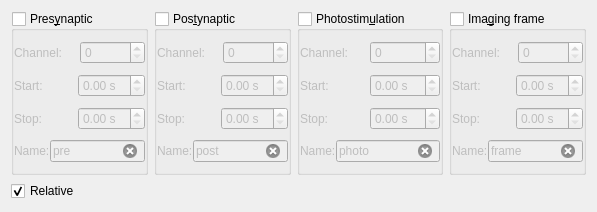
<?xml version="1.0" encoding="UTF-8"?>
<ui version="4.0">
 <class>TriggerDetectWidget</class>
 <widget class="QWidget" name="TriggerDetectWidget">
  <property name="geometry">
   <rect>
    <x>0</x>
    <y>0</y>
    <width>597</width>
    <height>212</height>
   </rect>
  </property>
  <property name="windowTitle">
   <string>TriggerDetectWidget</string>
  </property>
  <property name="toolTip">
   <string>Trigger Detection Widget</string>
  </property>
  <property name="statusTip">
   <string>Trigger Detection Widget</string>
  </property>
  <property name="whatsThis">
   <string>Trigger Detection Widget</string>
  </property>
  <layout class="QGridLayout" name="gridLayout">
   <item row="0" column="0">
    <layout class="QHBoxLayout" name="horizontalLayout">
     <item>
      <widget class="QGroupBox" name="presynGroupBox">
       <property name="toolTip">
        <string>Triggers for presynaptic simulation</string>
       </property>
       <property name="statusTip">
        <string>Triggers for presynaptic simulation</string>
       </property>
       <property name="whatsThis">
        <string>&lt;html&gt;&lt;head/&gt;&lt;body&gt;&lt;p&gt;Triggers for presynaptic simulation via simulation (extracellular) electrodes.&lt;/p&gt;&lt;/body&gt;&lt;/html&gt;</string>
       </property>
       <property name="title">
        <string>Pres&amp;ynaptic</string>
       </property>
       <property name="checkable">
        <bool>true</bool>
       </property>
       <property name="checked">
        <bool>false</bool>
       </property>
       <layout class="QVBoxLayout" name="verticalLayout_2">
        <property name="spacing">
         <number>0</number>
        </property>
        <property name="leftMargin">
         <number>0</number>
        </property>
        <property name="topMargin">
         <number>0</number>
        </property>
        <property name="rightMargin">
         <number>0</number>
        </property>
        <property name="bottomMargin">
         <number>0</number>
        </property>
        <item>
         <layout class="QHBoxLayout" name="horizontalLayout_4">
          <item>
           <widget class="QLabel" name="label_4">
            <property name="text">
             <string>Channel:</string>
            </property>
            <property name="buddy">
             <cstring>presynChannelSpinBox</cstring>
            </property>
           </widget>
          </item>
          <item>
           <widget class="QSpinBox" name="presynChannelSpinBox"/>
          </item>
         </layout>
        </item>
        <item>
         <layout class="QHBoxLayout" name="horizontalLayout_6">
          <item>
           <widget class="QLabel" name="label_12">
            <property name="text">
             <string>Start:</string>
            </property>
            <property name="buddy">
             <cstring>presynStartDoubleSpinBox</cstring>
            </property>
           </widget>
          </item>
          <item>
           <widget class="QDoubleSpinBox" name="presynStartDoubleSpinBox">
            <property name="suffix">
             <string> s</string>
            </property>
           </widget>
          </item>
         </layout>
        </item>
        <item>
         <layout class="QHBoxLayout" name="horizontalLayout_7">
          <item>
           <widget class="QLabel" name="label_13">
            <property name="text">
             <string>Stop:</string>
            </property>
            <property name="buddy">
             <cstring>presynStopDoubleSpinBox</cstring>
            </property>
           </widget>
          </item>
          <item>
           <widget class="QDoubleSpinBox" name="presynStopDoubleSpinBox">
            <property name="suffix">
             <string> s</string>
            </property>
           </widget>
          </item>
         </layout>
        </item>
        <item>
         <layout class="QHBoxLayout" name="horizontalLayout_5">
          <item>
           <widget class="QLabel" name="label_8">
            <property name="text">
             <string>Name:</string>
            </property>
            <property name="buddy">
             <cstring>presynNameLineEdit</cstring>
            </property>
           </widget>
          </item>
          <item>
           <widget class="QLineEdit" name="presynNameLineEdit">
            <property name="text">
             <string>pre</string>
            </property>
            <property name="clearButtonEnabled">
             <bool>true</bool>
            </property>
           </widget>
          </item>
         </layout>
        </item>
       </layout>
      </widget>
     </item>
     <item>
      <widget class="QGroupBox" name="postsynGroupBox">
       <property name="toolTip">
        <string>Triggers for postsynaptic stimulation</string>
       </property>
       <property name="statusTip">
        <string>Triggers for postsynaptic stimulation</string>
       </property>
       <property name="whatsThis">
        <string>&lt;html&gt;&lt;head/&gt;&lt;body&gt;&lt;p&gt;Triggers for postsynaptic stimulation (e.g. current injection via patch electrode, or antidromic stimulation with extracellular electrodes).&lt;/p&gt;&lt;/body&gt;&lt;/html&gt;</string>
       </property>
       <property name="title">
        <string>Pos&amp;tynaptic</string>
       </property>
       <property name="checkable">
        <bool>true</bool>
       </property>
       <property name="checked">
        <bool>false</bool>
       </property>
       <layout class="QVBoxLayout" name="verticalLayout_3">
        <property name="spacing">
         <number>0</number>
        </property>
        <property name="leftMargin">
         <number>0</number>
        </property>
        <property name="topMargin">
         <number>0</number>
        </property>
        <property name="rightMargin">
         <number>0</number>
        </property>
        <property name="bottomMargin">
         <number>0</number>
        </property>
        <item>
         <layout class="QHBoxLayout" name="horizontalLayout_8">
          <item>
           <widget class="QLabel" name="label_5">
            <property name="text">
             <string>Channel:</string>
            </property>
            <property name="buddy">
             <cstring>postsynChannelSpinBox</cstring>
            </property>
           </widget>
          </item>
          <item>
           <widget class="QSpinBox" name="postsynChannelSpinBox"/>
          </item>
         </layout>
        </item>
        <item>
         <layout class="QHBoxLayout" name="horizontalLayout_10">
          <item>
           <widget class="QLabel" name="label_14">
            <property name="text">
             <string>Start:</string>
            </property>
            <property name="buddy">
             <cstring>postsynStartDoubleSpinBox</cstring>
            </property>
           </widget>
          </item>
          <item>
           <widget class="QDoubleSpinBox" name="postsynStartDoubleSpinBox">
            <property name="suffix">
             <string> s</string>
            </property>
           </widget>
          </item>
         </layout>
        </item>
        <item>
         <layout class="QHBoxLayout" name="horizontalLayout_11">
          <item>
           <widget class="QLabel" name="label_15">
            <property name="text">
             <string>Stop:</string>
            </property>
            <property name="buddy">
             <cstring>postsynStopDoubleSpinBox</cstring>
            </property>
           </widget>
          </item>
          <item>
           <widget class="QDoubleSpinBox" name="postsynStopDoubleSpinBox">
            <property name="suffix">
             <string> s</string>
            </property>
           </widget>
          </item>
         </layout>
        </item>
        <item>
         <layout class="QHBoxLayout" name="horizontalLayout_9">
          <item>
           <widget class="QLabel" name="label_9">
            <property name="text">
             <string>Name:</string>
            </property>
            <property name="buddy">
             <cstring>postsynNameLineEdit</cstring>
            </property>
           </widget>
          </item>
          <item>
           <widget class="QLineEdit" name="postsynNameLineEdit">
            <property name="text">
             <string>post</string>
            </property>
            <property name="clearButtonEnabled">
             <bool>true</bool>
            </property>
           </widget>
          </item>
         </layout>
        </item>
       </layout>
      </widget>
     </item>
     <item>
      <widget class="QGroupBox" name="photoGroupBox">
       <property name="toolTip">
        <string>Trigger for light pulses</string>
       </property>
       <property name="statusTip">
        <string>Trigger for light pulses</string>
       </property>
       <property name="whatsThis">
        <string>&lt;html&gt;&lt;head/&gt;&lt;body&gt;&lt;p&gt;Trigger for light pulses (e.g. uncaging pulses, light-sensitive in channels, pohotoconversion of fluorescent proteins, etc.).&lt;/p&gt;&lt;/body&gt;&lt;/html&gt;</string>
       </property>
       <property name="title">
        <string>Photostim&amp;ulation</string>
       </property>
       <property name="checkable">
        <bool>true</bool>
       </property>
       <property name="checked">
        <bool>false</bool>
       </property>
       <layout class="QVBoxLayout" name="verticalLayout_4">
        <property name="spacing">
         <number>0</number>
        </property>
        <property name="leftMargin">
         <number>0</number>
        </property>
        <property name="topMargin">
         <number>0</number>
        </property>
        <property name="rightMargin">
         <number>0</number>
        </property>
        <property name="bottomMargin">
         <number>0</number>
        </property>
        <item>
         <layout class="QHBoxLayout" name="horizontalLayout_12">
          <item>
           <widget class="QLabel" name="label_6">
            <property name="text">
             <string>Channel:</string>
            </property>
            <property name="buddy">
             <cstring>photoChannelSpinBox</cstring>
            </property>
           </widget>
          </item>
          <item>
           <widget class="QSpinBox" name="photoChannelSpinBox"/>
          </item>
         </layout>
        </item>
        <item>
         <layout class="QHBoxLayout" name="horizontalLayout_14">
          <item>
           <widget class="QLabel" name="label_16">
            <property name="text">
             <string>Start:</string>
            </property>
            <property name="buddy">
             <cstring>photoStartDoubleSpinBox</cstring>
            </property>
           </widget>
          </item>
          <item>
           <widget class="QDoubleSpinBox" name="photoStartDoubleSpinBox">
            <property name="suffix">
             <string> s</string>
            </property>
           </widget>
          </item>
         </layout>
        </item>
        <item>
         <layout class="QHBoxLayout" name="horizontalLayout_15">
          <item>
           <widget class="QLabel" name="label_17">
            <property name="text">
             <string>Stop:</string>
            </property>
            <property name="buddy">
             <cstring>photoStopDoubleSpinBox</cstring>
            </property>
           </widget>
          </item>
          <item>
           <widget class="QDoubleSpinBox" name="photoStopDoubleSpinBox">
            <property name="suffix">
             <string> s</string>
            </property>
           </widget>
          </item>
         </layout>
        </item>
        <item>
         <layout class="QHBoxLayout" name="horizontalLayout_13">
          <item>
           <widget class="QLabel" name="label_10">
            <property name="text">
             <string>Name:</string>
            </property>
            <property name="buddy">
             <cstring>photoNameLineEdit</cstring>
            </property>
           </widget>
          </item>
          <item>
           <widget class="QLineEdit" name="photoNameLineEdit">
            <property name="text">
             <string>photo</string>
            </property>
            <property name="clearButtonEnabled">
             <bool>true</bool>
            </property>
           </widget>
          </item>
         </layout>
        </item>
       </layout>
      </widget>
     </item>
     <item>
      <widget class="QGroupBox" name="imagingGroupBox">
       <property name="toolTip">
        <string>Imaging frame trigger</string>
       </property>
       <property name="statusTip">
        <string>Imaging frame trigger</string>
       </property>
       <property name="whatsThis">
        <string>&lt;html&gt;&lt;head/&gt;&lt;body&gt;&lt;p&gt;Trigger that initiates one frame of laser scan imaging (not to be confused with a line imaging trigger, which synchronizes the initiation of a single scanning line).&lt;/p&gt;&lt;/body&gt;&lt;/html&gt;</string>
       </property>
       <property name="title">
        <string>Ima&amp;ging frame</string>
       </property>
       <property name="checkable">
        <bool>true</bool>
       </property>
       <property name="checked">
        <bool>false</bool>
       </property>
       <layout class="QVBoxLayout" name="verticalLayout_5">
        <property name="spacing">
         <number>0</number>
        </property>
        <property name="leftMargin">
         <number>0</number>
        </property>
        <property name="topMargin">
         <number>0</number>
        </property>
        <property name="rightMargin">
         <number>0</number>
        </property>
        <property name="bottomMargin">
         <number>0</number>
        </property>
        <item>
         <layout class="QHBoxLayout" name="horizontalLayout_16">
          <item>
           <widget class="QLabel" name="label_7">
            <property name="text">
             <string>Channel:</string>
            </property>
            <property name="buddy">
             <cstring>imagingChannelSpinBox</cstring>
            </property>
           </widget>
          </item>
          <item>
           <widget class="QSpinBox" name="imagingChannelSpinBox"/>
          </item>
         </layout>
        </item>
        <item>
         <layout class="QHBoxLayout" name="horizontalLayout_18">
          <item>
           <widget class="QLabel" name="label_18">
            <property name="text">
             <string>Start:</string>
            </property>
            <property name="buddy">
             <cstring>imagingStartDoubleSpinBox</cstring>
            </property>
           </widget>
          </item>
          <item>
           <widget class="QDoubleSpinBox" name="imagingStartDoubleSpinBox">
            <property name="suffix">
             <string> s</string>
            </property>
           </widget>
          </item>
         </layout>
        </item>
        <item>
         <layout class="QHBoxLayout" name="horizontalLayout_19">
          <item>
           <widget class="QLabel" name="label_19">
            <property name="text">
             <string>Stop:</string>
            </property>
            <property name="buddy">
             <cstring>imagingStopDoubleSpinBox</cstring>
            </property>
           </widget>
          </item>
          <item>
           <widget class="QDoubleSpinBox" name="imagingStopDoubleSpinBox">
            <property name="suffix">
             <string> s</string>
            </property>
           </widget>
          </item>
         </layout>
        </item>
        <item>
         <layout class="QHBoxLayout" name="horizontalLayout_17">
          <item>
           <widget class="QLabel" name="label_11">
            <property name="text">
             <string>Name:</string>
            </property>
            <property name="buddy">
             <cstring>imagingNameLineEdit</cstring>
            </property>
           </widget>
          </item>
          <item>
           <widget class="QLineEdit" name="imagingNameLineEdit">
            <property name="text">
             <string>frame</string>
            </property>
            <property name="clearButtonEnabled">
             <bool>true</bool>
            </property>
           </widget>
          </item>
         </layout>
        </item>
       </layout>
      </widget>
     </item>
    </layout>
   </item>
   <item row="1" column="0">
    <layout class="QHBoxLayout" name="horizontalLayout_2">
     <item>
      <widget class="QCheckBox" name="reltimesCheckBox">
       <property name="toolTip">
        <string>When checked, start/stop search times are relative to the signal start</string>
       </property>
       <property name="statusTip">
        <string>When checked, start/stop search times are relative to the signal start</string>
       </property>
       <property name="whatsThis">
        <string>When checked, start/stop search times are relative to the signal start</string>
       </property>
       <property name="text">
        <string>Relative</string>
       </property>
       <property name="checked">
        <bool>true</bool>
       </property>
      </widget>
     </item>
     <item>
      <spacer name="horizontalSpacer">
       <property name="orientation">
        <enum>Qt::Orientation::Horizontal</enum>
       </property>
       <property name="sizeHint" stdset="0">
        <size>
         <width>40</width>
         <height>20</height>
        </size>
       </property>
      </spacer>
     </item>
    </layout>
   </item>
  </layout>
 </widget>
 <tabstops>
  <tabstop>presynGroupBox</tabstop>
  <tabstop>presynChannelSpinBox</tabstop>
  <tabstop>presynStartDoubleSpinBox</tabstop>
  <tabstop>presynStopDoubleSpinBox</tabstop>
  <tabstop>presynNameLineEdit</tabstop>
  <tabstop>postsynGroupBox</tabstop>
  <tabstop>postsynChannelSpinBox</tabstop>
  <tabstop>postsynStartDoubleSpinBox</tabstop>
  <tabstop>postsynStopDoubleSpinBox</tabstop>
  <tabstop>postsynNameLineEdit</tabstop>
  <tabstop>photoGroupBox</tabstop>
  <tabstop>photoChannelSpinBox</tabstop>
  <tabstop>photoStartDoubleSpinBox</tabstop>
  <tabstop>photoStopDoubleSpinBox</tabstop>
  <tabstop>photoNameLineEdit</tabstop>
  <tabstop>imagingGroupBox</tabstop>
  <tabstop>imagingChannelSpinBox</tabstop>
  <tabstop>imagingStartDoubleSpinBox</tabstop>
  <tabstop>imagingStopDoubleSpinBox</tabstop>
  <tabstop>imagingNameLineEdit</tabstop>
 </tabstops>
 <resources/>
 <connections/>
</ui>
